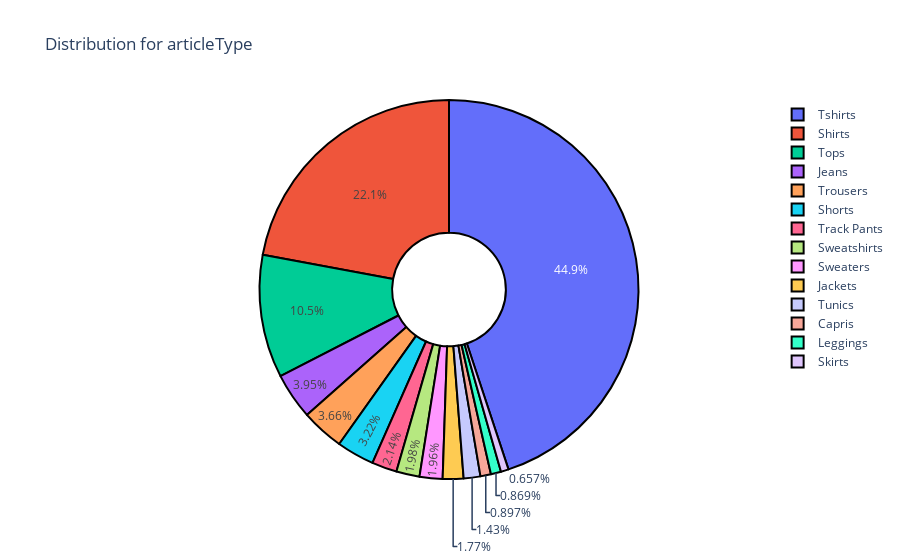

The code cell stored with this chart in its notebook:
### Code cell
plot_distribution(df['articleType'])

### Figure 1 — Plotly figure (JSON) as saved in the notebook; plotly's stock layout.template omitted (floating-point values rounded to 4 significant figures)
{"data": [{"hole": 0.3, "labels": ["Tshirts", "Shirts", "Tops", "Jeans", "Trousers", "Shorts", "Track Pants", "Sweatshirts", "Sweaters", "Jackets", "Tunics", "Capris", "Leggings", "Skirts"], "marker": {"line": {"color": "#000000", "width": 2}}, "type": "pie", "values": [6360, 3123, 1487, 559, 518, 456, 303, 281, 277, 250, 202, 127, 123, 93]}], "layout": {"title": {"text": "Distribution for articleType"}}}
